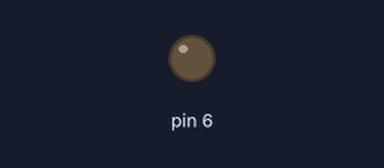
Simulated run of this sketch. Board: Arduino Uno, built with avr-gcc and run on an emulated ATmega328P. On the bench: output pins drawn as LEDs (lit = HIGH).

Above: at 0.05 s.
At 3.85 s:
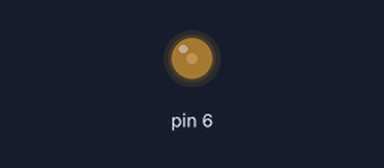
At 7.65 s:
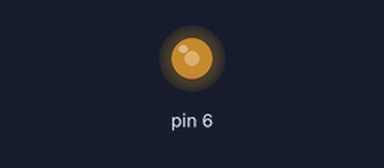
At 15.35 s:
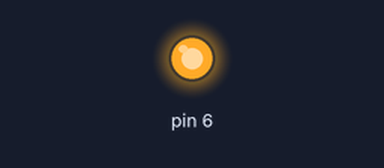
Timing chart, 0 to 20.0 s (numbered marks = the images above):
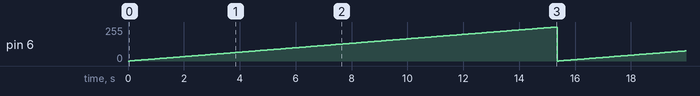

The sketch:

Blink_Analog.ino
```cpp
unsigned char brightness=0;

void setup() {
  pinMode(6,OUTPUT);
}

void loop() {
  analogWrite(6,brightness);
  brightness++;
  delay(60);
}
```

Measured:
- by itself, pin 6: ramps from 0/255 to 255/255 and jumps back, once every 15.4 s
